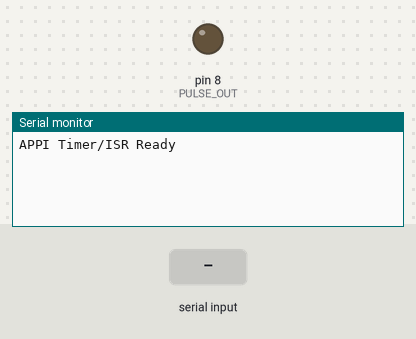
This sketch was run on a simulated Arduino Uno, built with avr-gcc and run on an emulated ATmega328P. Shown: output pins drawn as LEDs (lit = HIGH), the last lines printed to the serial monitor. The inputs (shaded band) are chosen by the test bench. Random numbers use the default seed unless the sketch sets one.

Above: at 1.2 s.
1.3 s: "START\n" received over Serial
At 2.8 s:
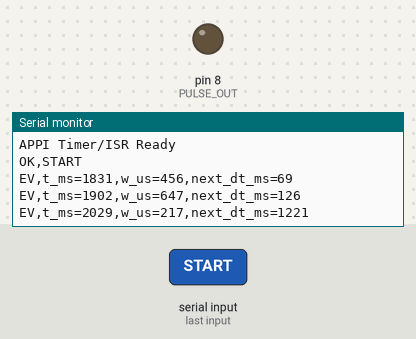
4.3 s: byte 10 ('\n') received over Serial
At 4.6 s:
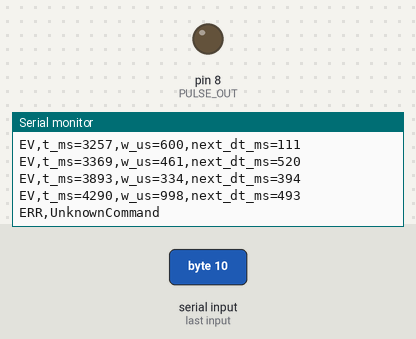
7.1 s: "SET,lambda,\n" received over Serial
At 7.8 s:
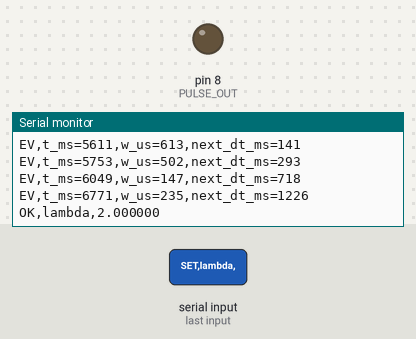
9.5 s: "SET,pwmin,\n" received over Serial
At 9.65 s:
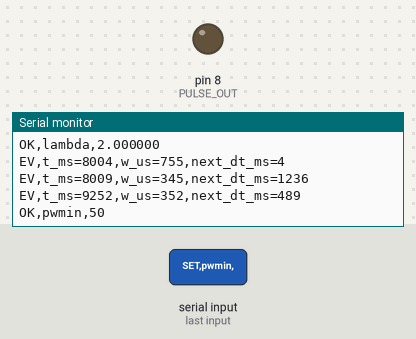
11.2 s: "200\n" received over Serial
At 12.3 s:
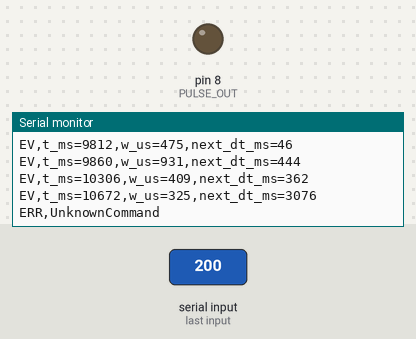
12.7 s: "90\n" received over Serial
At 13.5 s:
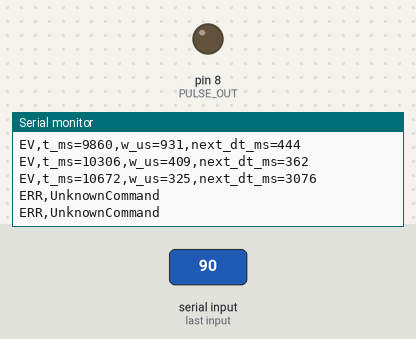
Timing chart, 0 to 15.2 s (numbered marks = the images above; inputs shaded):
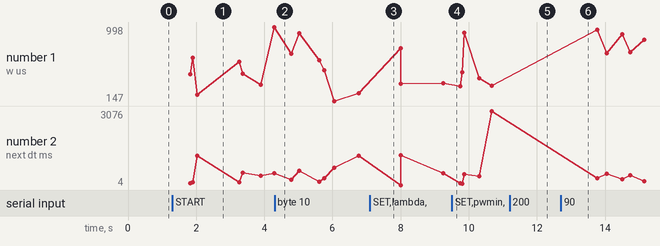

Measured:
- after the input at 1.3 s, the serial monitor: prints a new line at once (image 1)
- after the input at 4.3 s, the serial monitor: prints a new line at once (image 2)
- after the input at 7.1 s, the serial monitor: prints a new line at once (image 3)
- after the input at 9.5 s, the serial monitor: prints a new line at once (image 4)
- after the input at 11.2 s, the serial monitor: prints a new line at once (image 5)

The sketch:

firmware_timer_isr.ino
```cpp
/* ---------------------------------------------------------------------------
 * APPI Generator – Timer/ISR (CTC) sa "tick" schedulerom
 * Timer1: CTC tick = 100 us (10 kHz), ISR je kratak; planiranje u loop()
 * Pinovi: PULSE_OUT = D8
 * Protokol: isti kao baseline (SET..., SEED..., START/STOP)
 * ------------------------------------------------------------------------- */
#include <Arduino.h>
#include <math.h>

static const uint8_t PULSE_OUT = 8;
static const uint16_t TICK_US = 100; // 100 µs tick

volatile uint32_t tick_us = 0;
volatile bool pulse_active = false;
volatile uint32_t pulse_end_us = 0;
volatile bool fired_flag = false;     // ISR signalizuje: upucan pulse start

// planiranje u "tick" vremenu
volatile uint32_t next_fire_us = 0;
volatile uint32_t armed_pw_us = 0;

float lambda_hz = 2.0f;
uint32_t pw_min_us = 50;
uint32_t pw_max_us = 1000;
volatile bool running = false;

static inline float uniform01(void) {
  const float denom = 2147483648.0f;
  long rv = random(0, 0x7FFFFFFF);
  return ( (rv + 1) / denom );
}

static uint32_t sample_dt_us(float lambda_hz_) {
  if (lambda_hz_ <= 0.0f) lambda_hz_ = 0.001f;
  double u = uniform01();
  double dt_s = -log(u) / lambda_hz_;
  uint32_t dt_us = (uint32_t)(dt_s * 1e6);
  if (dt_us < 1) dt_us = 1;
  return dt_us;
}

static uint32_t sample_pw_us(uint32_t a_us, uint32_t b_us) {
  if (b_us < a_us) { uint32_t t = a_us; a_us = b_us; b_us = t; }
  return a_us + (uint32_t)random(0, (long)(b_us - a_us + 1));
}

ISR(TIMER1_COMPA_vect) {
  tick_us += TICK_US;

  // kraj pulse-a?
  if (pulse_active && (tick_us >= pulse_end_us)) {
    digitalWrite(PULSE_OUT, LOW);
    pulse_active = false;
  }

  // vreme za start?
  if (running && !pulse_active && (tick_us >= next_fire_us)) {
    // start pulse
    digitalWrite(PULSE_OUT, HIGH);
    pulse_active = true;
    pulse_end_us = tick_us + armed_pw_us;
    fired_flag = true; // obavesti loop() da isplanira sledeci
  }
}

void timer1_setup_ctc() {
  // Timer1, 16 MHz / 8 = 2 MHz; želeli bismo tick = 100 µs -> OCR1A = 200
  noInterrupts();
  TCCR1A = 0;
  TCCR1B = 0;
  TCNT1  = 0;
  OCR1A  = (uint16_t)( (F_CPU / 8UL) * TICK_US / 1000000UL ); // 200
  TCCR1B |= (1 << WGM12);   // CTC
  TCCR1B |= (1 << CS11);    // prescaler 8
  TIMSK1 |= (1 << OCIE1A);  // enable compare A
  interrupts();
}

void apply_command(char *line) {
  size_t n = strlen(line);
  while (n && (line[n-1]=='\n' || line[n-1]=='\r')) line[--n] = 0;

  if (strncmp(line, "SET,lambda,", 11) == 0) {
    float v = atof(line + 11);
    if (v > 0.0f && v < 1000.0f) lambda_hz = v;
    Serial.print(F("OK,lambda,")); Serial.println(lambda_hz, 6);
  } else if (strncmp(line, "SET,pwmin,", 10) == 0) {
    long v = atol(line + 10);
    if (v > 0) pw_min_us = (uint32_t)v;
    Serial.print(F("OK,pwmin,")); Serial.println(pw_min_us);
  } else if (strncmp(line, "SET,pwmax,", 10) == 0) {
    long v = atol(line + 10);
    if (v > 0) pw_max_us = (uint32_t)v;
    Serial.print(F("OK,pwmax,")); Serial.println(pw_max_us);
  } else if (strncmp(line, "SEED,fixed,", 11) == 0) {
    unsigned long s = strtoul(line + 11, NULL, 10);
    randomSeed(s);
    Serial.print(F("OK,seed,fixed,")); Serial.println(s);
  } else if (strcmp(line, "SEED,analog") == 0) {
    randomSeed(analogRead(A0));
    Serial.println(F("OK,seed,analog"));
  } else if (strcmp(line, "START") == 0) {
    noInterrupts();
    running = true;
    // inicijalizuj prvi dogadjaj
    armed_pw_us = sample_pw_us(pw_min_us, pw_max_us);
    next_fire_us = tick_us + sample_dt_us(lambda_hz);
    interrupts();
    Serial.println(F("OK,START"));
  } else if (strcmp(line, "STOP") == 0) {
    noInterrupts();
    running = false;
    interrupts();
    Serial.println(F("OK,STOP"));
  } else {
    Serial.println(F("ERR,UnknownCommand"));
  }
}

void setup() {
  pinMode(PULSE_OUT, OUTPUT);
  digitalWrite(PULSE_OUT, LOW);
  Serial.begin(115200);
  while(!Serial) {}
  Serial.println(F("APPI Timer/ISR Ready"));
  randomSeed(analogRead(A0));
  timer1_setup_ctc();
}

static char linebuf[96];
static uint8_t linelen = 0;

void loop() {
  // RX
  while (Serial.available()) {
    char c = (char)Serial.read();
    if (c == '\n') {
      linebuf[linelen] = 0;
      apply_command(linebuf);
      linelen = 0;
    } else if (linelen < sizeof(linebuf)-1) {
      linebuf[linelen++] = c;
    }
  }

  // ako je pulse upravo upucan, planiraj sledeci
  if (fired_flag) {
    noInterrupts();
    fired_flag = false;
    uint32_t plan_dt_us = sample_dt_us(lambda_hz);
    uint32_t plan_pw_us = sample_pw_us(pw_min_us, pw_max_us);
    next_fire_us = tick_us + plan_dt_us;
    armed_pw_us  = plan_pw_us;
    interrupts();

    // log (koristi millis() za timestamp)
    uint32_t tms = millis();
    Serial.print(F("EV,t_ms=")); Serial.print(tms);
    Serial.print(F(",w_us=")); Serial.print(plan_pw_us);
    Serial.print(F(",next_dt_ms=")); Serial.println(plan_dt_us/1000U);
  }
}
```
